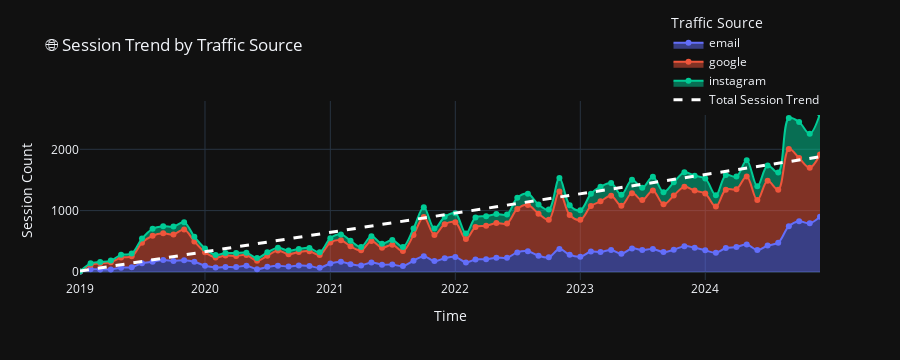

This figure's notebook cell:
### Code cell
# Prepare session data
sessions_df["session_month"] = pd.to_datetime(sessions_df["timestamp"]).dt.to_period("M").astype(str)

# Compute session trends by traffic source
session_trend = sessions_df.groupby(["session_month", "source"])["session_id"].count().reset_index()
session_trend.rename(columns={"session_month": "session_date", "session_id": "sessions"}, inplace=True)

# Create area chart
fig_sessions = px.area(
    session_trend,
    x="session_date", y="sessions", color="source",
    title="🌐 Session Trend by Traffic Source",
    markers=True, line_shape="spline", template="plotly_dark",
    labels={"sessions": "Session Count", "session_date": "Time", "source": "Traffic Source"}
)

# Add total session trend line
total_session_trend = session_trend.groupby("session_date")["sessions"].sum().reset_index()
total_session_trend["numeric_date"] = pd.to_datetime(total_session_trend["session_date"]).view('int64') // 10**9

model = LinearRegression()
X = total_session_trend[["numeric_date"]]
y = total_session_trend["sessions"]
model.fit(X, y)
total_session_trend["trend"] = model.predict(X)

fig_sessions.add_trace(
    go.Scatter(
        x=total_session_trend["session_date"],
        y=total_session_trend["trend"],
        mode="lines",
        name="Total Session Trend",
        line=dict(color="white", width=3, dash="dash")
    )
)

fig_sessions.update_layout(
    legend=dict(
        orientation="v",
        y=1.5,
        x=0.9,
        xanchor="center"
    )
)

fig_sessions.show()

### Figure 1 — Plotly figure (JSON) as saved in the notebook; plotly's stock layout.template omitted (floating-point values rounded to 4 significant figures)
{"data": [{"fillpattern": {"shape": ""}, "hovertemplate": "Traffic Source=email<br>Time=%{x}<br>Session Count=%{y}<extra></extra>", "legendgroup": "email", "line": {"color": "#636efa", "shape": "spline"}, "marker": {"symbol": "circle"}, "mode": "lines+markers", "name": "email", "orientation": "v", "showlegend": true, "stackgroup": "1", "type": "scatter", "x": ["2019-01", "2019-02", "2019-03", "2019-04", "2019-05", "2019-06", "2019-07", "2019-08", "2019-09", "2019-10", "2019-11", "2019-12", "2020-01", "2020-02", "2020-03", "2020-04", "2020-05", "2020-06", "2020-07", "2020-08", "2020-09", "2020-10", "2020-11", "2020-12", "2021-01", "2021-02", "2021-03", "2021-04", "2021-05", "2021-06", "2021-07", "2021-08", "2021-09", "2021-10", "2021-11", "2021-12", "2022-01", "2022-02", "2022-03", "2022-04", "2022-05", "2022-06", "2022-07", "2022-08", "2022-09", "2022-10", "2022-11", "2022-12", "2023-01", "2023-02", "2023-03", "2023-04", "2023-05", "2023-06", "2023-07", "2023-08", "2023-09", "2023-10", "2023-11", "2023-12", "2024-01", "2024-02", "2024-03", "2024-04", "2024-05", "2024-06", "2024-07", "2024-08", "2024-09", "2024-10", "2024-11", "2024-12"], "xaxis": "x", "y": [1, 42, 41, 41, 69, 76, 142, 165, 192, 179, 190, 165, 100, 73, 80, 78, 101, 45, 82, 102, 86, 103, 97, 67, 137, 165, 126, 105, 155, 118, 120, 95, 182, 256, 176, 224, 245, 155, 202, 206, 231, 231, 318, 336, 263, 237, 375, 279, 249, 331, 323, 357, 295, 383, 357, 375, 323, 361, 420, 394, 352, 313, 389, 405, 448, 357, 430, 477, 746, 826, 792, 900], "yaxis": "y"}, {"fillpattern": {"shape": ""}, "hovertemplate": "Traffic Source=google<br>Time=%{x}<br>Session Count=%{y}<extra></extra>", "legendgroup": "google", "line": {"color": "#EF553B", "shape": "spline"}, "marker": {"symbol": "circle"}, "mode": "lines+markers", "name": "google", "orientation": "v", "showlegend": true, "stackgroup": "1", "type": "scatter", "x": ["2019-01", "2019-02", "2019-03", "2019-04", "2019-05", "2019-06", "2019-07", "2019-08", "2019-09", "2019-10", "2019-11", "2019-12", "2020-01", "2020-02", "2020-03", "2020-04", "2020-05", "2020-06", "2020-07", "2020-08", "2020-09", "2020-10", "2020-11", "2020-12", "2021-01", "2021-02", "2021-03", "2021-04", "2021-05", "2021-06", "2021-07", "2021-08", "2021-09", "2021-10", "2021-11", "2021-12", "2022-01", "2022-02", "2022-03", "2022-04", "2022-05", "2022-06", "2022-07", "2022-08", "2022-09", "2022-10", "2022-11", "2022-12", "2023-01", "2023-02", "2023-03", "2023-04", "2023-05", "2023-06", "2023-07", "2023-08", "2023-09", "2023-10", "2023-11", "2023-12", "2024-01", "2024-02", "2024-03", "2024-04", "2024-05", "2024-06", "2024-07", "2024-08", "2024-09", "2024-10", "2024-11", "2024-12"], "xaxis": "x", "y": [5, 73, 101, 116, 166, 178, 332, 425, 437, 433, 501, 332, 222, 163, 188, 182, 175, 137, 181, 245, 203, 221, 240, 208, 341, 352, 291, 247, 350, 275, 324, 244, 419, 638, 426, 555, 565, 380, 530, 546, 566, 559, 710, 757, 687, 612, 937, 648, 601, 743, 828, 884, 786, 902, 814, 954, 779, 885, 969, 932, 926, 753, 952, 945, 1109, 814, 1056, 865, 1261, 1032, 907, 1014], "yaxis": "y"}, {"fillpattern": {"shape": ""}, "hovertemplate": "Traffic Source=instagram<br>Time=%{x}<br>Session Count=%{y}<extra></extra>", "legendgroup": "instagram", "line": {"color": "#00cc96", "shape": "spline"}, "marker": {"symbol": "circle"}, "mode": "lines+markers", "name": "instagram", "orientation": "v", "showlegend": true, "stackgroup": "1", "type": "scatter", "x": ["2019-01", "2019-02", "2019-03", "2019-04", "2019-05", "2019-06", "2019-07", "2019-08", "2019-09", "2019-10", "2019-11", "2019-12", "2020-01", "2020-02", "2020-03", "2020-04", "2020-05", "2020-06", "2020-07", "2020-08", "2020-09", "2020-10", "2020-11", "2020-12", "2021-01", "2021-02", "2021-03", "2021-04", "2021-05", "2021-06", "2021-07", "2021-08", "2021-09", "2021-10", "2021-11", "2021-12", "2022-01", "2022-02", "2022-03", "2022-04", "2022-05", "2022-06", "2022-07", "2022-08", "2022-09", "2022-10", "2022-11", "2022-12", "2023-01", "2023-02", "2023-03", "2023-04", "2023-05", "2023-06", "2023-07", "2023-08", "2023-09", "2023-10", "2023-11", "2023-12", "2024-01", "2024-02", "2024-03", "2024-04", "2024-05", "2024-06", "2024-07", "2024-08", "2024-09", "2024-10", "2024-11", "2024-12"], "xaxis": "x", "y": [2, 24, 18, 27, 43, 45, 69, 112, 114, 127, 117, 76, 61, 39, 40, 48, 37, 43, 56, 45, 58, 51, 54, 44, 70, 95, 92, 55, 78, 66, 77, 69, 108, 159, 106, 119, 147, 92, 154, 157, 148, 148, 181, 182, 148, 167, 219, 161, 157, 201, 239, 209, 177, 219, 201, 224, 199, 215, 236, 243, 245, 185, 238, 205, 265, 227, 250, 281, 503, 587, 556, 667], "yaxis": "y"}, {"line": {"color": "white", "dash": "dash", "width": 3}, "mode": "lines", "name": "Total Session Trend", "type": "scatter", "x": ["2019-01", "2019-02", "2019-03", "2019-04", "2019-05", "2019-06", "2019-07", "2019-08", "2019-09", "2019-10", "2019-11", "2019-12", "2020-01", "2020-02", "2020-03", "2020-04", "2020-05", "2020-06", "2020-07", "2020-08", "2020-09", "2020-10", "2020-11", "2020-12", "2021-01", "2021-02", "2021-03", "2021-04", "2021-05", "2021-06", "2021-07", "2021-08", "2021-09", "2021-10", "2021-11", "2021-12", "2022-01", "2022-02", "2022-03", "2022-04", "2022-05", "2022-06", "2022-07", "2022-08", "2022-09", "2022-10", "2022-11", "2022-12", "2023-01", "2023-02", "2023-03", "2023-04", "2023-05", "2023-06", "2023-07", "2023-08", "2023-09", "2023-10", "2023-11", "2023-12", "2024-01", "2024-02", "2024-03", "2024-04", "2024-05", "2024-06", "2024-07", "2024-08", "2024-09", "2024-10", "2024-11", "2024-12"], "y": [13.73, 40.47, 64.62, 91.37, 117.2, 144.0, 169.9, 196.6, 223.4, 249.2, 276.0, 301.9, 328.6, 355.4, 380.4, 407.1, 433.0, 459.7, 485.6, 512.4, 539.1, 565.0, 591.7, 617.6, 644.4, 671.1, 695.3, 722.0, 747.9, 774.6, 800.5, 827.2, 854.0, 879.9, 906.6, 932.5, 959.2, 986.0, 1010.0, 1037.0, 1063.0, 1090.0, 1115.0, 1142.0, 1169.0, 1195.0, 1221.0, 1247.0, 1274.0, 1301.0, 1325.0, 1352.0, 1378.0, 1404.0, 1430.0, 1457.0, 1484.0, 1510.0, 1536.0, 1562.0, 1589.0, 1616.0, 1641.0, 1668.0, 1693.0, 1720.0, 1746.0, 1773.0, 1800.0, 1825.0, 1852.0, 1878.0]}], "layout": {"height": 360, "legend": {"orientation": "v", "title": {"text": "Traffic Source"}, "tracegroupgap": 0, "x": 0.9, "xanchor": "center", "y": 1.5}, "title": {"text": "🌐 Session Trend by Traffic Source"}, "xaxis": {"anchor": "y", "autorange": true, "domain": [0, 1], "range": ["2019-01-01", "2024-12-01"], "title": {"text": "Time"}, "type": "date"}, "yaxis": {"anchor": "x", "autorange": true, "domain": [0, 1], "range": [-132.3, 2788.0], "title": {"text": "Session Count"}, "type": "linear"}}}
